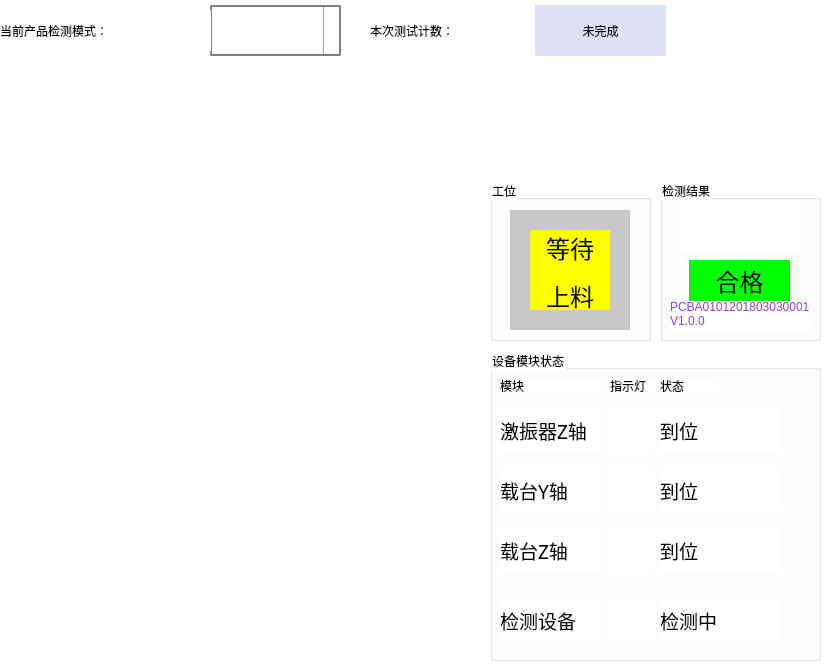
<?xml version="1.0" encoding="UTF-8"?>
<ui version="4.0">
 <class>MainPanel</class>
 <widget class="QWidget" name="MainPanel">
  <property name="enabled">
   <bool>true</bool>
  </property>
  <property name="geometry">
   <rect>
    <x>0</x>
    <y>0</y>
    <width>831</width>
    <height>671</height>
   </rect>
  </property>
  <property name="windowTitle">
   <string>Form</string>
  </property>
  <property name="styleSheet">
   <string notr="true">background-color: rgb(255, 255, 255);</string>
  </property>
  <widget class="QComboBox" name="mode_comboBox">
   <property name="geometry">
    <rect>
     <x>210</x>
     <y>5</y>
     <width>131</width>
     <height>51</height>
    </rect>
   </property>
   <property name="styleSheet">
    <string notr="true">QComboBox {
	font: 18pt &quot;微软雅黑&quot;;
    border: 2px solid gray;
    border-radius: 2px;
    min-width: 3em;
	border-image: url(:/icon/res/ico_btn_bg.png);
	color: rgb(255, 255, 255);
}

QComboBox::drop-down {
    subcontrol-origin: padding;
    subcontrol-position: top right;
    width: 15px;
    border-left-width: 1px;  
	border-left-color: darkgray;
    border-left-style: solid;
    border-top-right-radius: 2px;
    border-bottom-right-radius: 2px;
	background-color: rgb(255, 255, 255);
}
QComboBox::down-arrow {
    image: url(:/icon/res/ui_down_arrow.png);
}
QComboBox::down-arrow:on {
    top: 1px;
    left: 1px;
}
</string>
   </property>
   <item>
    <property name="text">
     <string>类床模式</string>
    </property>
   </item>
   <item>
    <property name="text">
     <string>海绵模式</string>
    </property>
   </item>
   <item>
    <property name="text">
     <string>裸板模式</string>
    </property>
   </item>
   <item>
    <property name="text">
     <string>带壳模式</string>
    </property>
   </item>
  </widget>
  <widget class="QGroupBox" name="groupBox_2">
   <property name="geometry">
    <rect>
     <x>660</x>
     <y>180</y>
     <width>161</width>
     <height>161</height>
    </rect>
   </property>
   <property name="title">
    <string>检测结果</string>
   </property>
   <widget class="QLabel" name="eInfo">
    <property name="geometry">
     <rect>
      <x>20</x>
      <y>20</y>
      <width>121</width>
      <height>51</height>
     </rect>
    </property>
    <property name="styleSheet">
     <string notr="true">color: rgb(255, 0, 0);
font: 9pt &quot;微软雅黑&quot;;</string>
    </property>
    <property name="text">
     <string/>
    </property>
    <property name="alignment">
     <set>Qt::AlignLeading|Qt::AlignLeft|Qt::AlignTop</set>
    </property>
   </widget>
   <widget class="QLabel" name="pcb_info">
    <property name="geometry">
     <rect>
      <x>10</x>
      <y>120</y>
      <width>141</width>
      <height>31</height>
     </rect>
    </property>
    <property name="styleSheet">
     <string notr="true">color: rgb(150, 60, 200);
font: 9pt &quot;微软雅黑&quot;;</string>
    </property>
    <property name="text">
     <string>PCBA0101201803030001
V1.0.0</string>
    </property>
    <property name="alignment">
     <set>Qt::AlignLeading|Qt::AlignLeft|Qt::AlignTop</set>
    </property>
   </widget>
   <widget class="QLabel" name="result">
    <property name="geometry">
     <rect>
      <x>29</x>
      <y>80</y>
      <width>101</width>
      <height>41</height>
     </rect>
    </property>
    <property name="font">
     <font>
      <family>微软雅黑</family>
      <pointsize>18</pointsize>
      <weight>50</weight>
      <bold>false</bold>
     </font>
    </property>
    <property name="styleSheet">
     <string notr="true">background-color: rgb(0, 255, 0);


</string>
    </property>
    <property name="text">
     <string>合格</string>
    </property>
    <property name="alignment">
     <set>Qt::AlignCenter</set>
    </property>
   </widget>
  </widget>
  <widget class="QGroupBox" name="groupBox">
   <property name="geometry">
    <rect>
     <x>490</x>
     <y>180</y>
     <width>161</width>
     <height>161</height>
    </rect>
   </property>
   <property name="title">
    <string>工位</string>
   </property>
   <widget class="QLabel" name="label_5">
    <property name="geometry">
     <rect>
      <x>20</x>
      <y>30</y>
      <width>120</width>
      <height>120</height>
     </rect>
    </property>
    <property name="styleSheet">
     <string notr="true">background-color: rgb(200, 200, 200);</string>
    </property>
    <property name="text">
     <string/>
    </property>
   </widget>
   <widget class="QLabel" name="status">
    <property name="geometry">
     <rect>
      <x>40</x>
      <y>50</y>
      <width>80</width>
      <height>80</height>
     </rect>
    </property>
    <property name="font">
     <font>
      <family>微软雅黑</family>
      <pointsize>18</pointsize>
     </font>
    </property>
    <property name="styleSheet">
     <string notr="true">background-color: rgb(255, 255, 0);</string>
    </property>
    <property name="text">
     <string>&lt;html&gt;&lt;head/&gt;&lt;body&gt;&lt;p&gt;等待&lt;/p&gt;&lt;p&gt;上料&lt;/p&gt;&lt;/body&gt;&lt;/html&gt;</string>
    </property>
    <property name="alignment">
     <set>Qt::AlignCenter</set>
    </property>
   </widget>
  </widget>
  <widget class="QLabel" name="label">
   <property name="geometry">
    <rect>
     <x>0</x>
     <y>10</y>
     <width>211</width>
     <height>41</height>
    </rect>
   </property>
   <property name="styleSheet">
    <string notr="true">font: 18pt &quot;微软雅黑&quot;;</string>
   </property>
   <property name="text">
    <string>当前产品检测模式：</string>
   </property>
  </widget>
  <widget class="QGroupBox" name="groupBox_3">
   <property name="geometry">
    <rect>
     <x>490</x>
     <y>350</y>
     <width>331</width>
     <height>311</height>
    </rect>
   </property>
   <property name="title">
    <string>设备模块状态</string>
   </property>
   <widget class="QLabel" name="lamp_shaker_z">
    <property name="geometry">
     <rect>
      <x>120</x>
      <y>60</y>
      <width>40</width>
      <height>40</height>
     </rect>
    </property>
    <property name="styleSheet">
     <string notr="true">image: url(:/icon/res/lamp_status_yellow.png);</string>
    </property>
    <property name="text">
     <string/>
    </property>
   </widget>
   <widget class="QLabel" name="label_2">
    <property name="geometry">
     <rect>
      <x>10</x>
      <y>60</y>
      <width>101</width>
      <height>41</height>
     </rect>
    </property>
    <property name="font">
     <font>
      <family>微软雅黑</family>
      <pointsize>14</pointsize>
      <weight>50</weight>
      <bold>false</bold>
     </font>
    </property>
    <property name="text">
     <string>激振器Z轴</string>
    </property>
   </widget>
   <widget class="QLabel" name="status_shaker_z">
    <property name="geometry">
     <rect>
      <x>170</x>
      <y>60</y>
      <width>121</width>
      <height>41</height>
     </rect>
    </property>
    <property name="font">
     <font>
      <family>微软雅黑</family>
      <pointsize>14</pointsize>
      <weight>50</weight>
      <bold>false</bold>
     </font>
    </property>
    <property name="text">
     <string>到位</string>
    </property>
   </widget>
   <widget class="QLabel" name="label_4">
    <property name="geometry">
     <rect>
      <x>10</x>
      <y>30</y>
      <width>101</width>
      <height>12</height>
     </rect>
    </property>
    <property name="text">
     <string>模块</string>
    </property>
   </widget>
   <widget class="QLabel" name="label_6">
    <property name="geometry">
     <rect>
      <x>120</x>
      <y>30</y>
      <width>54</width>
      <height>12</height>
     </rect>
    </property>
    <property name="text">
     <string>指示灯</string>
    </property>
   </widget>
   <widget class="QLabel" name="label_7">
    <property name="geometry">
     <rect>
      <x>170</x>
      <y>30</y>
      <width>54</width>
      <height>12</height>
     </rect>
    </property>
    <property name="text">
     <string>状态</string>
    </property>
   </widget>
   <widget class="QLabel" name="status_platform_y">
    <property name="geometry">
     <rect>
      <x>170</x>
      <y>120</y>
      <width>121</width>
      <height>41</height>
     </rect>
    </property>
    <property name="font">
     <font>
      <family>微软雅黑</family>
      <pointsize>14</pointsize>
      <weight>50</weight>
      <bold>false</bold>
     </font>
    </property>
    <property name="text">
     <string>到位</string>
    </property>
   </widget>
   <widget class="QLabel" name="lamp_platform_y">
    <property name="geometry">
     <rect>
      <x>120</x>
      <y>120</y>
      <width>40</width>
      <height>40</height>
     </rect>
    </property>
    <property name="styleSheet">
     <string notr="true">image: url(:/icon/res/lamp_status_yellow.png);</string>
    </property>
    <property name="text">
     <string/>
    </property>
   </widget>
   <widget class="QLabel" name="label_9">
    <property name="geometry">
     <rect>
      <x>10</x>
      <y>120</y>
      <width>101</width>
      <height>41</height>
     </rect>
    </property>
    <property name="font">
     <font>
      <family>微软雅黑</family>
      <pointsize>14</pointsize>
      <weight>50</weight>
      <bold>false</bold>
     </font>
    </property>
    <property name="text">
     <string>载台Y轴</string>
    </property>
   </widget>
   <widget class="QLabel" name="status_check">
    <property name="geometry">
     <rect>
      <x>170</x>
      <y>250</y>
      <width>121</width>
      <height>41</height>
     </rect>
    </property>
    <property name="font">
     <font>
      <family>微软雅黑</family>
      <pointsize>14</pointsize>
      <weight>50</weight>
      <bold>false</bold>
     </font>
    </property>
    <property name="text">
     <string>检测中</string>
    </property>
   </widget>
   <widget class="QLabel" name="label_14">
    <property name="geometry">
     <rect>
      <x>10</x>
      <y>250</y>
      <width>101</width>
      <height>41</height>
     </rect>
    </property>
    <property name="font">
     <font>
      <family>微软雅黑</family>
      <pointsize>14</pointsize>
      <weight>50</weight>
      <bold>false</bold>
     </font>
    </property>
    <property name="text">
     <string>检测设备</string>
    </property>
   </widget>
   <widget class="QLabel" name="lamp_check">
    <property name="geometry">
     <rect>
      <x>120</x>
      <y>250</y>
      <width>40</width>
      <height>40</height>
     </rect>
    </property>
    <property name="styleSheet">
     <string notr="true">image: url(:/icon/res/lamp_status_green.png);</string>
    </property>
    <property name="text">
     <string/>
    </property>
   </widget>
   <widget class="QLabel" name="status_platform_z">
    <property name="geometry">
     <rect>
      <x>170</x>
      <y>180</y>
      <width>121</width>
      <height>41</height>
     </rect>
    </property>
    <property name="font">
     <font>
      <family>微软雅黑</family>
      <pointsize>14</pointsize>
      <weight>50</weight>
      <bold>false</bold>
     </font>
    </property>
    <property name="text">
     <string>到位</string>
    </property>
   </widget>
   <widget class="QLabel" name="lamp_platform_z">
    <property name="geometry">
     <rect>
      <x>120</x>
      <y>180</y>
      <width>40</width>
      <height>40</height>
     </rect>
    </property>
    <property name="styleSheet">
     <string notr="true">image: url(:/icon/res/lamp_status_yellow.png);</string>
    </property>
    <property name="text">
     <string/>
    </property>
   </widget>
   <widget class="QLabel" name="label_3">
    <property name="geometry">
     <rect>
      <x>10</x>
      <y>180</y>
      <width>101</width>
      <height>41</height>
     </rect>
    </property>
    <property name="font">
     <font>
      <family>微软雅黑</family>
      <pointsize>14</pointsize>
      <weight>50</weight>
      <bold>false</bold>
     </font>
    </property>
    <property name="text">
     <string>载台Z轴</string>
    </property>
   </widget>
  </widget>
  <widget class="QLabel" name="label_8">
   <property name="geometry">
    <rect>
     <x>370</x>
     <y>10</y>
     <width>161</width>
     <height>41</height>
    </rect>
   </property>
   <property name="styleSheet">
    <string notr="true">font: 18pt &quot;微软雅黑&quot;;</string>
   </property>
   <property name="text">
    <string>本次测试计数：</string>
   </property>
  </widget>
  <widget class="QLabel" name="product_count">
   <property name="geometry">
    <rect>
     <x>535</x>
     <y>5</y>
     <width>131</width>
     <height>51</height>
    </rect>
   </property>
   <property name="styleSheet">
    <string notr="true">background-color: rgb(218, 227, 243);
font: 20pt &quot;黑体&quot;;
</string>
   </property>
   <property name="text">
    <string>未完成</string>
   </property>
   <property name="alignment">
    <set>Qt::AlignCenter</set>
   </property>
  </widget>
  <widget class="QLabel" name="label_10">
   <property name="geometry">
    <rect>
     <x>10</x>
     <y>70</y>
     <width>431</width>
     <height>591</height>
    </rect>
   </property>
   <property name="styleSheet">
    <string notr="true">image: url(:/icon/res/ui_EquipmentPicture.png);</string>
   </property>
   <property name="text">
    <string/>
   </property>
  </widget>
 </widget>
 <resources/>
 <connections/>
</ui>
